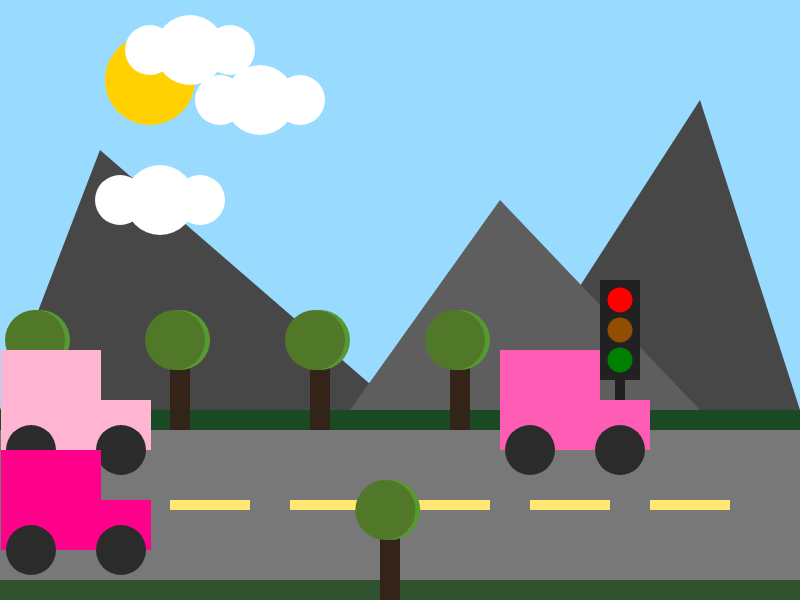
Frame 1 (no input)
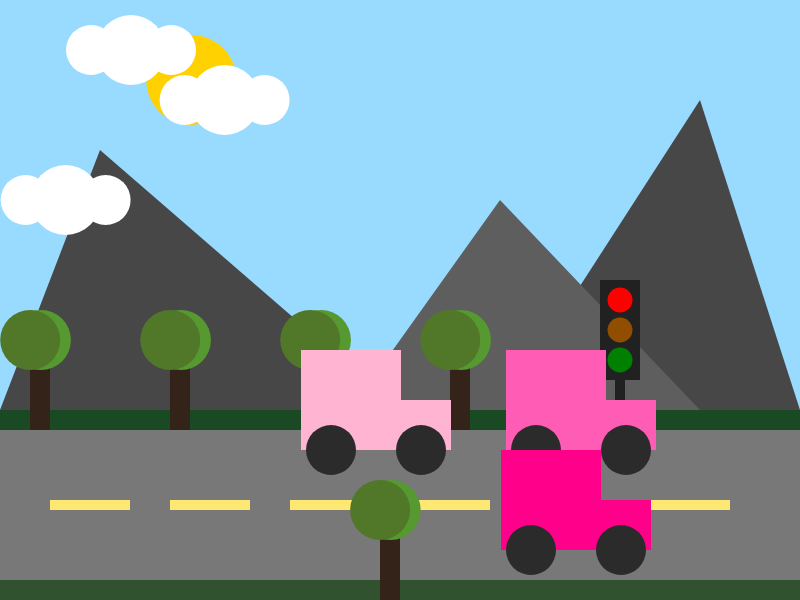
Frame 60 (no input)
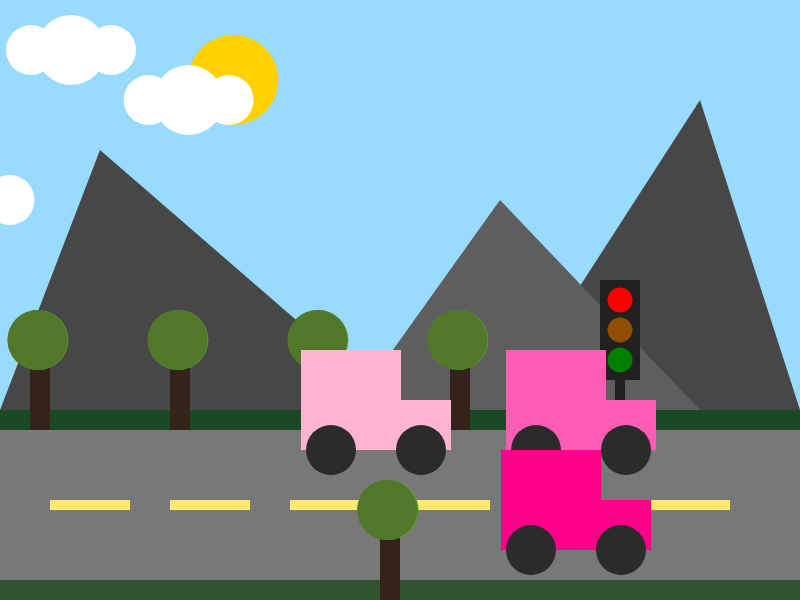
Frame 120 (the mouse pressed at the canvas centre since frame 60)

The p5.js sketch that drew these frames (run headless with seeded random() and noise() and a simulated clock; from frame 60 on, the mouse is pressed at the canvas centre):

// p5.js sketch
// ── sketch.js
let sunx = 150
let sunspeed = 1.5
let cloudx1 = 220
let cloudx2 = 120
let cloudx3 = 150
let cloudspeed1 = 1.5
let cloudspeed2
let cloudspeed3

let treemove1 = 0
let treemove2 = 0

let car1 = 1
let car2 = 500
let car3 = 1
let car1speed = 6
let car2speed = 6
let car3speed = 10



let trafficlight = 0




function keyPressed() {
  if (keyCode == ENTER) {
    trafficlight = (trafficlight + 1) % 3;
    console.log(trafficlight)
  }
}

function setup() {
  createCanvas(800, 600);
}

function draw() {
  background(153, 219, 255);
  
noStroke()


// boven stukje gras
fill("#1a4a23")
rect(0, 410, 800, 170)

//de weg
fill("#787878")
rect (0, 430, 800, 170)


//de lijnen op de weg
fill("#ffe872")
rect(50, 500, 80, 10)
rect(170, 500, 80, 10)
rect(290, 500, 80, 10)
rect(410, 500, 80, 10)
rect(530, 500, 80, 10)
rect(650, 500, 80, 10)





//sun
fill("#ffd100");
circle(sunx, 80, 90);

sunx = sunx + 0.7;

if (sunx > 900 ){
  sunx = 0;
}



fill("#474747")
triangle(0, 410, 400, 410, 100, 150)
triangle(800, 410, 500, 410, 700, 100)

fill("#5e5e5e")
triangle(350, 410, 700, 410, 500, 200)


// stoplicht
fill("#212121")
rect(600, 280, 40, 100)
rect(615, 350, 10, 80)

//rood oranje en groen is de stoplicht
fill("#630000")
circle(620, 300, 25)

fill("#914d00")
circle(620, 330, 25)

fill("green")
circle(620, 360, 25)

if (trafficlight == 0) {
  fill("#ff0000")
  circle(620, 300, 25)
}
if (trafficlight == 2) {
  fill("#ff8800")
  circle(620, 330, 25)
}
if (trafficlight == 1){
  fill("#21ff00")
circle(620, 360, 25)
}

drawwolk(cloudx1,100);

cloudx1 = cloudx1 - 0.6;


if (cloudx1 < -100 ){
  cloudx1 = 900;
}

drawwolk(cloudx2,200);
cloudx2 = cloudx2 - 0.8

cloudx2 = cloudx2 - 0.8;


if (cloudx2 < -100 ){
cloudx2 = 900;
}


drawwolk(cloudx3,50);
cloudx3 = cloudx3 - 0.5

cloudx3 = cloudx3 - 0.5;

if (cloudx3 < -100 ){
  cloudx3 = 900;
}


//boomstammen
fill("#332318")
rect(30, 340, 20, 90)
rect(170, 340, 20, 90)
rect(310, 340, 20, 90)
rect(450, 340, 20, 90)


//onder stuk gras
fill("#31522e") 
rect(0, 580, 800, 50)


//boom blaadjes achter
fill("#569931")
circle(treemove1 + 40, 340, 60, 60)
circle(treemove1 + 180, 340, 60, 60)
circle(treemove1 + 320, 340, 60, 60)
circle(treemove1 + 460, 340, 60, 60)

//blaadjes voor
fill("#517829")
circle(treemove2 + 35, 340, 60, 60)
circle(treemove2 + 175, 340, 60, 60)
circle(treemove2 + 315, 340, 60, 60)
circle(treemove2 + 455, 340, 60, 60)

treemove1 = 0 + Math.sin(frameCount * 0.05) * 5
treemove2 = 0 + Math.sin(frameCount * 0.075) * 5



//linker auto
drawcar ("#ffb5d2" ,car1,350);

car1 = car1 + car1speed;

if (car1 > 900 ) {
  car1 = -150
}

//auto rechts
drawcar("#ff5cb5", car2, 350);

car2 = car2 + car2speed;

if (car2 > 900 ) {
  car2 = -150
}



//auto midden
drawcar("#ff008b", car3, 450);  

car3 = car3 + car3speed;

if (car3 > 900 ){
  car3 = -150
}


if (trafficlight == 0 && car1 >= 300 ){
  car1speed = 0
}

if (trafficlight == 1 && car1 >= 0 ){
  car1speed = 6 
}
 if (trafficlight == 2 && car1 >= 0 ){
  car1speed = 2
 }


 if (trafficlight == 0 && car2 >= 10 ){
  car2speed = 0
 }
 if (trafficlight == 1 && car2 >= 0 ){
  car2speed = 6
 }
 if (trafficlight == 2 && car2 >= 0){
  car2speed = 2
 }

 if (trafficlight == 0 && car3 >= 500 ){
  car3speed = 0
 }

 if (trafficlight == 1 && car3 >= 0 ){
  car3speed = 10
 }

if (trafficlight == 2 && car3 >= 0 ){
  car3speed = 4
}











//onderste boom
fill("#332318")
rect(380, 510, 20, 90)
//blaaadjes achter
fill("#569931")
circle(treemove1 + 390, 510, 60, 60)
//blaadjes voor
fill("#517829")
circle(treemove2 + 385, 510, 60, 60)









}

// functie om een wolk te tekenen
function drawwolk(xpos,ypos) {
  fill("#ffffff");
  circle(xpos, ypos, 50);
  circle(xpos + 40, ypos, 70);
  circle(xpos + 80 , ypos, 50);
}

function drawcar(carColor, xPos, yPos){
  fill(carColor)
  rect(xPos, yPos, 100, 100)
  rect(xPos, yPos + 50, 150, 50)
  fill("#2b2b2b")
  circle(xPos + 30, yPos + 100, 50, 50)
  circle(xPos + 120, yPos + 100, 50, 50)
}

function drawblaadjesachtern  (xpos,ypos) {
  fill("#569931"); 
circle(40, 340, 60, 60)
circle(180, 340, 60, 60)
circle(320, 340, 60, 60)
circle(460, 340, 60, 60)
circle(390, 510, 60, 60)



}



//xpos= 170 ypos = 100
